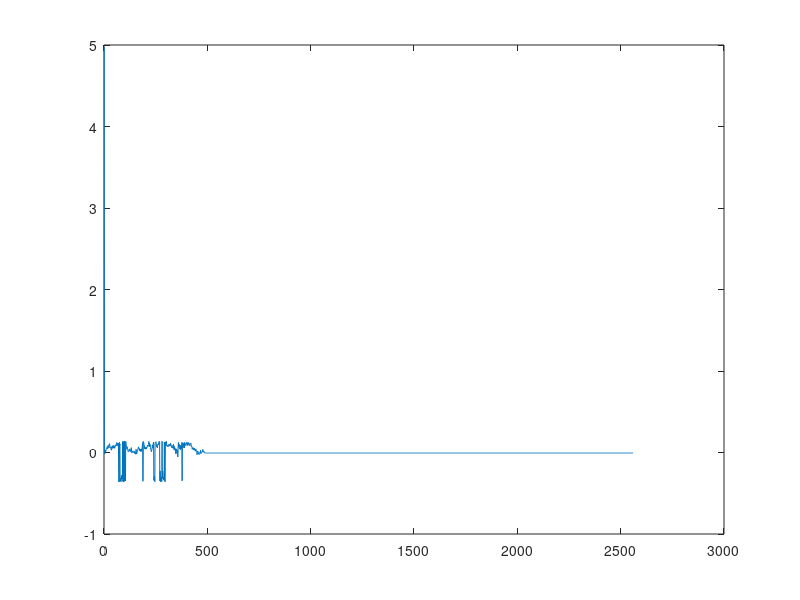

The MATLAB source for this figure: (Note: this script raises an error after producing the figure.)
duration=10;
%Load serial data
data = dlmread('testdata/frontal_lobe_10s_no_gesture2.txt');
samplingrate=256;
[rows, cols] = size(data);
k=0:samplingrate*duration-1;

sample = data(2, 1:end);
sample = detrend(sample, 0);

figure;
plot(sample);

filteredData = bpfilt(sample, 1, 49, samplingrate, 0);
sample = filteredData;
sample = detrend(sample, 0);

figure;
plot(sample);

%Fourier
y=fft(sample);
yp=abs(y); %Amptlitudengang
yang=angle(y); %Phasengang
figure;
%stem(k./duration, yp./(duration*samplingrate/2));
stem(k./duration, yp);
%stem(yp);